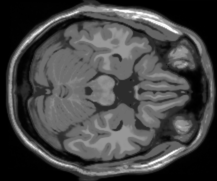
%> input picture Q2/slice_50.png, 217 x 181 px
$ octave cs.m   (GNU Octave 9; MATLAB toolbox functions it lacks are replaced by stand-ins)
%> lines starting %> are read from the running program, lines starting %| are printed output that depends on the picture
close all;
image = imread("slice_50.png"); % read image
%> image is the input picture: size 181x217 uint8; min 0, max 255, mean 68.8
[X,Y] = size(image);
%> X = 181; Y = 217
Z = sqrt( X^2 + Y^2 );
%> Z = 282.6

rho_ind = -Z/2:Z/2;
%> rho_ind = 283 values from -141.3 to 140.7
% angles = [0:179] * pi/180;
angles = rand(18,1) * pi;

L = length(rho_ind);
%> L = 283
num_angles = length(angles);

X_ind = -floor(X/2):floor(X/2);
%> X_ind = 181 values from -90 to 90
Y_ind = -floor(Y/2):floor(Y/2);
%> Y_ind = 217 values from -108 to 108

R = false(L*num_angles,X*Y);
Rt = false(X*Y,L*num_angles);

for theta = 1 : num_angles

    if( angles(theta) >= pi/4 && angles(theta) <= 3*pi/4 )

        t =  -Z:1/sqrt(2):+Z;
        T = length(t);

        rho_mat = repmat(rho_ind(:),1,T);
        ty = repmat(t(:)',L,1);
        tx = (rho_mat - ty*cos(angles(theta)))./sin(angles(theta));

        for rho = 1:L
            X_indices = round(ty(rho,:) - min(Y_ind)) + 1;
            Y_indices = round(tx(rho,:) - min(X_ind)) + 1;
            indices = X_indices >= 1 & X_indices <= Y & Y_indices >= 1 & Y_indices <= X;

            R((theta-1)*L + rho, unique(sub2ind([X Y], Y_indices(indices), X_indices(indices)))) = 1;
            Rt(unique(sub2ind([X Y], Y_indices(indices), X_indices(indices))),(theta-1)*L + rho) = 1;
        end

    else

        t =  -Z:1/sqrt(2):+Z;
        T = length(t);

        rho_mat = repmat(rho_ind(:)',T,1);
        tx = repmat(t(:),1,L);
        ty = (rho_mat - tx*sin(angles(theta)))./cos(angles(theta));

        for rho = 1:L
            X_indices = round(ty(:,rho) - min(Y_ind)) + 1;
            Y_indices = round(tx(:,rho) - min(X_ind)) + 1;
            indices = X_indices >= 1 & X_indices <= Y & Y_indices >= 1 & Y_indices <= X;

            R((theta-1)*L + rho, unique(sub2ind([X Y], Y_indices(indices), X_indices(indices)))) = 1;
            Rt(unique(sub2ind([X Y], Y_indices(indices), X_indices(indices))),(theta-1)*L + rho) = 1;
        end
    end
end
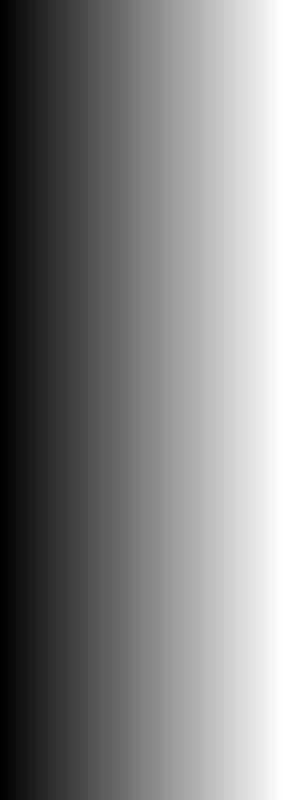
%> rho_mat: size 800x283 double; min -141.3, max 140.7, mean -0.3; drawn with min black and max white
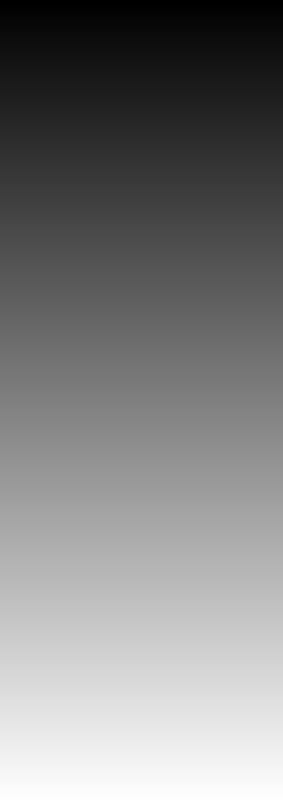
%> tx: size 800x283 double; min -282.6, max 282.4, mean -0.1; drawn with min black and max white
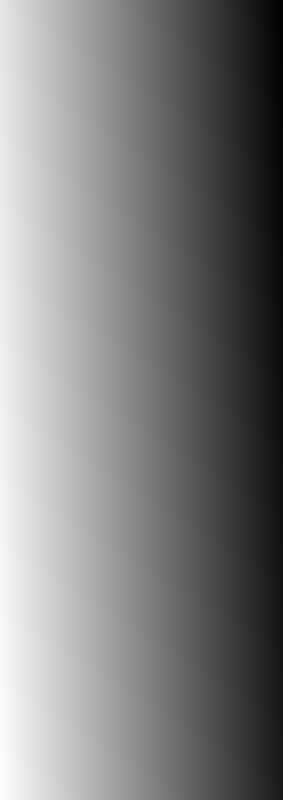
%> ty: size 800x283 double; min -156.2, max 156.8, mean 0.3; drawn with min black and max white
%> after the loop, X_indices = 800 values from -47 to -17

R = double(sparse(R));
Rt = double(sparse(Rt));

I = false(X*Y,X*Y);
A = false(L*num_angles,X*Y);
At = false(X*Y,L*num_angles);

for i=1:X*Y
    I(i,i) = 1;
end
I = double(sparse(I));

%> (the run ends here)
